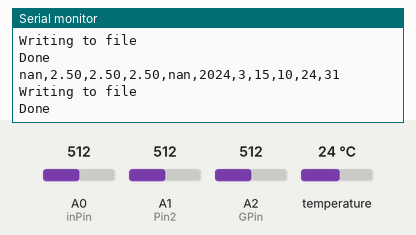
Recording of a sketch running on a simulated Arduino Uno, built with avr-gcc and run on an emulated ATmega328P. On the bench: the last lines printed to the serial monitor. Inputs (shaded band) come from the test bench; at power-on: A0 (inPin) = 512, A1 (Pin2) = 512, A2 (GPin) = 512, temperature 24 °C. The local clock reads 2024-03-15 10:24:30 at power-on unless the sketch sets it; storage starts empty.

Above: at 1.3 s.
1.4 s: A0 (inPin) set to 716
At 3.0 s:
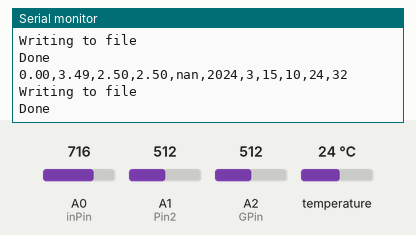
4.7 s: A1 (Pin2) set to 716
At 5.7 s:
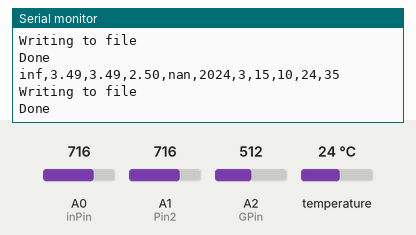
7.7 s: A0 (inPin) set to 992
At 9.0 s:
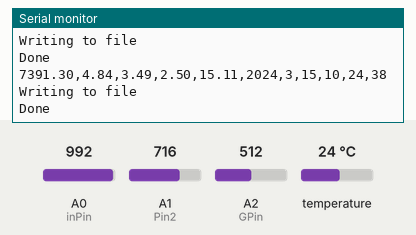
10.8 s: A2 (GPin) set to 716
At 12.1 s:
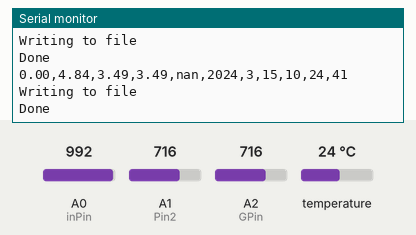
12.3 s: A1 (Pin2) set to 992
At 13.2 s:
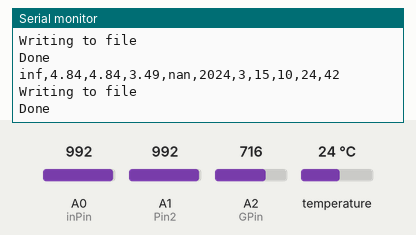
13.8 s: A2 (GPin) set to 992
At 15.2 s:
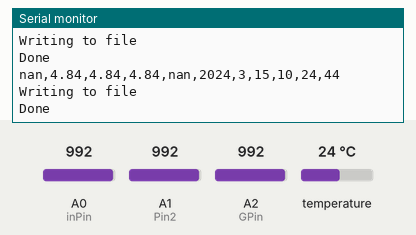

Measured:
- after the input at 1.4 s, the serial monitor: prints a new line after 0.80 s (image 1)
- after the input at 4.7 s, the serial monitor: prints a new line after 0.55 s (image 2)
- after the input at 7.7 s, the serial monitor: prints a new line after 0.61 s (image 3)
- after the input at 10.8 s, the serial monitor: prints a new line after 0.57 s (image 4)
- after the input at 12.3 s, the serial monitor: prints a new line after 0.09 s (image 5)
- after the input at 13.8 s, the serial monitor: prints a new line after 0.62 s (image 6)

The sketch:

sketch_SMS491_SBS_nov_15.ino
```cpp
/**********************************************************************
Thermistor Code by Roman Sequeira Updated: Oct 11th 2023
code designed to read the resistance of a thermistor and calculate the temperautre for Sensing the Sea
Some content is from Arduino or Adafruit examples
Some content is from Dr. Gregory Gerbi's TloggerNoT.ino


***********************************************************************/
// included libraries
#include "RTClib.h"
#include <SPI.h>
#include <SD.h>

//SD card/clock/file set up
  File myFile;
  RTC_DS3231 rtc;
  char fname[] = "mmddhhnn.csv";

  const int chipSelect = 10; //change depending on sd reader
//variable floats
  float Vin=0; //Initial Voltage
  float V2=0; //Midpoint Voltage
  float VG=0; //End (ground) Voltage
  float RSTR=0; //Resistance of the thermistor
  float V2_minus_VG=0; //variable to store value of Midpoint Voltage minus End Voltage
  float R1=10000; //Known value of the second resistor
  float Vin_minus_V2=0; //variable to store value of Initial Voltage minus Midpoint Voltage
  float z=0; //variable to store Midpoint Voltage minus End Voltage divided by Initial Voltage minus Midpoint Voltage
  float OneOverTemp=0; //variable to store 1/T value from Steinhart-Hart equation
  float TEMP=0; //Temperature in Celcius measured from thermistor
  float A=0.009272495; //A coefficient
  float B=-0.001105718; //B coefficient
  float C=0.0000057243; //C coefficient
  float lnR=0; //natural log of Resistance
  float BlnR=0;
  float ClnR3rd=0;
// variable ints
  int inPin=A0;
  int Pin2=A1;
  int GPin=A2;

void setup() {
  // baud rate for communication with Arduino via Serial Monitor
  Serial.begin(9600);
  // activate the clock and set the time to the same time when the programw was compiled
  rtc.begin();
  // rtc.adjust(DateTime(2023,10,25,11,15,35));
  //if you press the power button,clock will reset back to that time
  // Check to see if SD card has connected
   Serial.println("Simple SD Card Demo");

   if (SD.begin(chipSelect)) //if card is present
    {
    Serial.println("SD card is present & ready");
    // make file with date
      makefname();
    //print the file header to serial
      Serial.println("year,month,day,hour,minute,second,clocktemperature,thermistorresistance,thermistortemperature");
    //print the file header to the file
      myFile = SD.open(fname, FILE_WRITE);
      myFile.println("Vin,V2,VG,thermistorresistance,thermistortemp,year,month,day,hour,minute,second");
      myFile.close();
      // serial print fname
        Serial.print("fname: ");
        Serial.println(fname);
    }
    else
    {
    Serial.println("SD card missing or failure"); //if the card isn't read
    while(1);  //wait here forever
}

}
void loop() {
  // update the time every loop
  DateTime now = rtc.now();
  // compute the voltage at 3 points within the circuit and the resistance of the thermister
  computeVLTGE_RSTR(inPin, Pin2, GPin);
  //compute the temperature from resistance
  converttemp(RSTR);
  //print the data from the previous function to the serial monitor
  print2serial();
  //print the time stamp
  clock(now);
  //write both the time stamp and the recorded data to the SD card
  SDwrite(now);
  //delay for 1 second
  delay(1000);
}


/************
************/
// read the resistance from the thermistor and voltage from 3 points within the circuit
float computeVLTGE_RSTR (int inPin, int Pin2, int GPin){
  // converting analog number read into voltage
  Vin=0.00488*analogRead(inPin);
  V2=0.00488*analogRead(Pin2);
  VG=0.00488*analogRead(GPin);
  // calculation to determine resistance
    V2_minus_VG=V2-VG;
    Vin_minus_V2=Vin-V2;
    z=V2_minus_VG/Vin_minus_V2;
    RSTR=R1*z;
  return RSTR;
}
/************
************/


// calculation to convert resistance into temperature using the Steinhart-Hart equation
float converttemp(int RSTR){ //input resistance
lnR=log(RSTR); // natural log of the resistance
BlnR=B*lnR; // B coefficient times natural log of the resistance
ClnR3rd=C*pow(lnR,3); // C coefficient times natural log of the resistance cubed
OneOverTemp=A+BlnR+ClnR3rd; //A coefficient plus the previous two values
TEMP=1/OneOverTemp; //convert previous value into temperature (Kelvin)
TEMP=TEMP-273.15; // conversion into celcius
return TEMP; //output temperature
}


/************
************/
void clock(DateTime now) {
  //Get time
  float clocktemperature = rtc.getTemperature();   //If using DS3231
  // DateTime now = rtc.now(); // THE CODE DOESN'T WORK without this
    Serial.print(now.year(), DEC);
    Serial.print(',');
    Serial.print(now.month(), DEC);
    Serial.print(',');
    Serial.print(now.day(), DEC);
    Serial.print(',');
    Serial.print(now.hour(), DEC);
    Serial.print(',');
    Serial.print(now.minute(), DEC);
    Serial.print(',');
    Serial.println(now.second(), DEC);
}


/************
************/
void SDwrite(DateTime now)
{
  myFile = SD.open(fname, FILE_WRITE);
      if (myFile) // it opened OK
      {
      Serial.println("Writing to file");
        myFile.print(Vin);
        myFile.print(',');
        myFile.print(V2);
        myFile.print(',');
        myFile.print(VG);
        myFile.print(',');
        myFile.print(RSTR);
        myFile.print(',');
        myFile.print(TEMP);
        myFile.print(',');
        myFile.print(now.year(), DEC);
        myFile.print(',');
        myFile.print(now.month(), DEC);
        myFile.print(',');
        myFile.print(now.day(), DEC);
        myFile.print(',');
        myFile.print(now.hour(), DEC);
        myFile.print(',');
        myFile.print(now.minute(), DEC);
        myFile.print(',');
        myFile.print(now.second(), DEC);
        myFile.println(',');

      myFile.close();
      Serial.println("Done");
    }
  else
    Serial.println("Error opening data.txt");
}


/************
************/
// make a filename using time stamp (limited to 8 characters plus extension)
//name format is MMDDHHNN.CSV (no year or seconds)
//assumes fname is a global variable and rtc is globally defined
void makefname()
{
  DateTime now = rtc.now();  //Get the time
  // uint16_t year = now.year();
  uint8_t month = now.month();
  uint8_t day = now.day();
  uint8_t hour = now.hour();
  uint8_t minute = now.minute();
  // uint8_t second = now.second();

  // char YYYY[5];
  char MM[3];
  char DD[3];
  char HH[3];
  char NN[3];
  // char SS[3];

  // sprintf(YYYY,"%04d",year);
  sprintf(MM,"%02d",month);
  sprintf(DD,"%02d",day);
  sprintf(HH,"%02d",hour);
  sprintf(NN,"%02d",minute);
  // sprintf(SS,"%02d",second);

  // strcpy(fname,"data");
  // strcat(fname,YYYY);
  strcpy(fname,MM);   //strcpy for first entry
  strcat(fname,DD);
  strcat(fname,HH);
  strcat(fname,NN);
  // strcat(fname,SS);
  strcat(fname,".csv");

  return fname;
}


/************
************/
// print recorded data to the serial monitor
void print2serial(){
  Serial.print(RSTR);
  Serial.print(",");
  Serial.print(Vin);
  Serial.print(",");
  Serial.print(V2);
  Serial.print(",");
  Serial.print(VG);
  Serial.print(",");
  Serial.print(TEMP);
  Serial.print(",");
}
```
